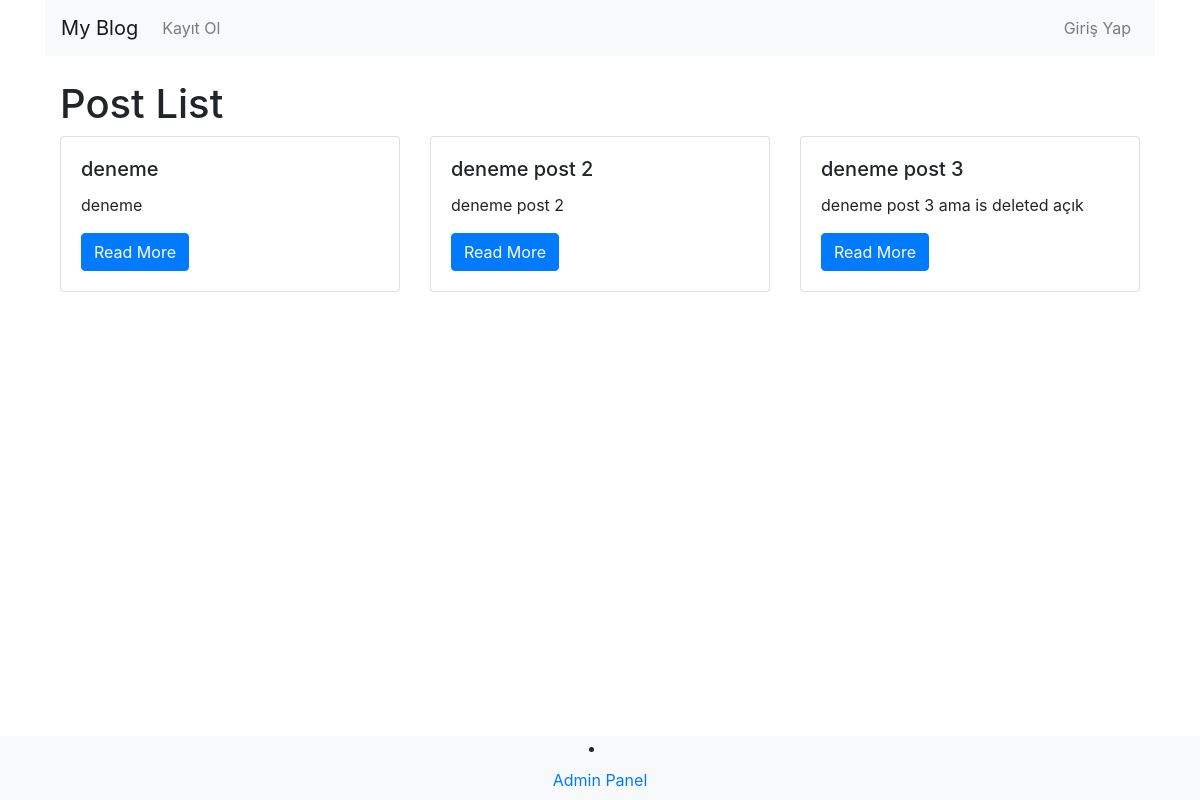
The app's page /, older data.
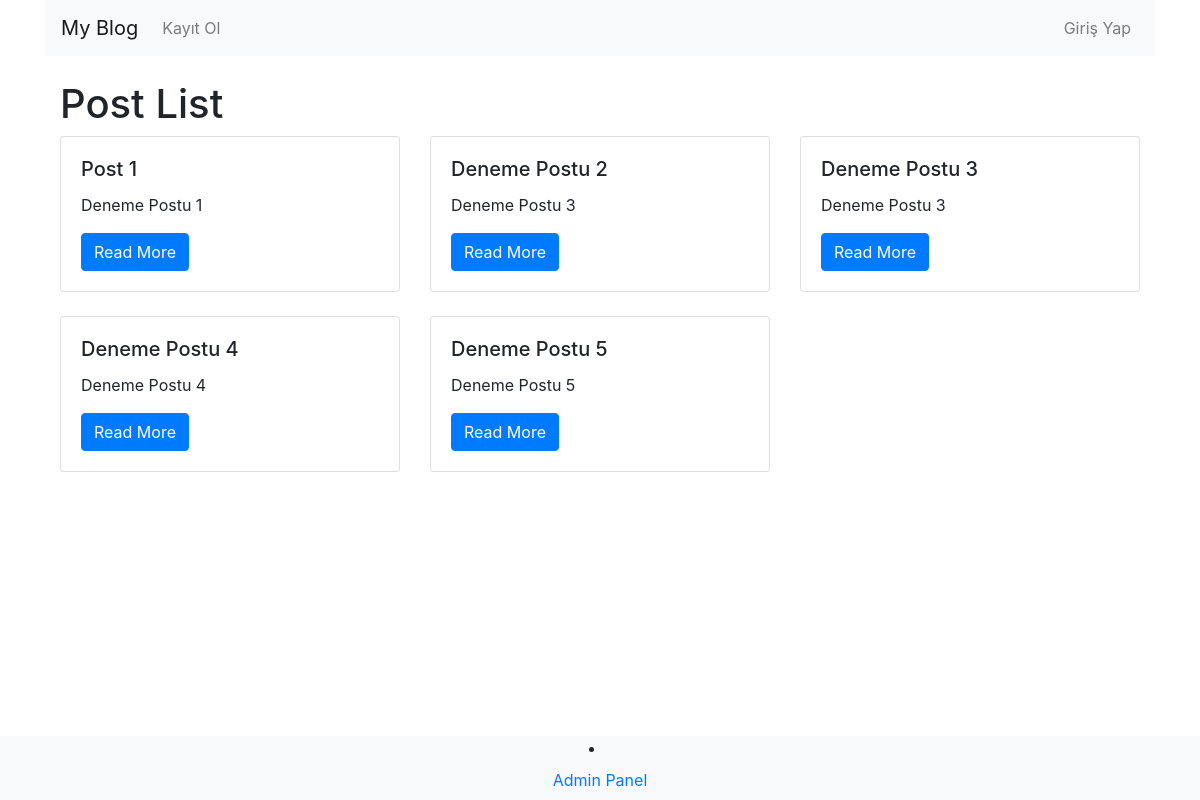
The same page, newer data.
### myapp/models.py (models this page shows, shortened)
class Post(models.Model):
    user = models.ForeignKey(User, on_delete=models.CASCADE)
    title = models.CharField(max_length=200)
    description = models.TextField()
    image = models.ImageField(upload_to='posts/', blank=True, null=True)
    is_deleted = models.BooleanField(default=False)
    user = models.ForeignKey(User, on_delete=models.CASCADE, null=True)
    class Meta:
        app_label = 'myapp'

### myapp/views.py (the view)
# urls.py: path('', views.post_list, name='post_list'),
def post_list(request):
    if request.user.is_authenticated:
        posts = Post.objects.filter(is_deleted=False, user=request.user)
    else:
        posts = Post.objects.filter(is_deleted=False)
    return render(request, 'myapp/post_list.html', {'posts': posts})

### myapp/templates/myapp/post_list.html (shortened to what this page needs)
{% extends 'base.html' %}
{% block content %}
    <h1>Post List</h1>
    <div class="row">
        {% for post in posts %}
            <div class="col-md-4 mb-4">
                <div class="card">
                    <div class="card-body">
                        <h5 class="card-title">{{ post.title }}</h5>
                        <p class="card-text">{{ post.description }}</p>
                        <a href="{% url 'post_detail' post.id %}" class="btn btn-primary">Read More</a>
                    </div>
                </div>
            </div>
        {% endfor %}
    </div>
{% endblock %}

### myapp/templates/base.html (shortened to what this page needs)
<!DOCTYPE html>
<html>
<head>
    <link rel="stylesheet" href="https://maxcdn.bootstrapcdn.com/bootstrap/4.5.2/css/bootstrap.min.css">
</head>
<body>
    <div class="container">
        <nav class="navbar navbar-expand-lg navbar-light bg-light">
            <a class="navbar-brand" href="/">My Blog</a>
        <div class="collapse navbar-collapse" id="navbarSupportedContent">
            <div class="collapse navbar-collapse" id="navbarNav">
                <ul class="navbar-nav mr-auto">
                    {% if user.is_authenticated %}
                        <li class="nav-item">
                            <a class="nav-link btn btn-outline-primary" href="{% url 'post_create' %}">Yeni Post Ekle</a>
                        </li>
                    {% else %}
                        <li class="nav-item">
                            <a class="nav-link" href="{% url 'kayit' %}">Kayıt Ol</a>
                        </li>
                    {% endif %}
                </ul>
                <ul class="navbar-nav ml-auto">
                    {% if user.is_authenticated %}
                        <li class="nav-item">
                            <a class="nav-link btn btn-danger" href="{% url 'cikis' %}">Çıkış Yap</a>
                        </li>
                    {% else %}
                        <li class="nav-item">
                            <a class="nav-link" href="{% url 'giris' %}">Giriş Yap</a>
                        </li>
                    {% endif %}
                </ul>
            </div>
        </nav>
        <div class="container mt-4">
            {% block content %}{% endblock %}
        </div>
    </div>
    <footer class="fixed-bottom bg-light text-center">
        <li class="nav-item">
            <a class="nav-link" href="/admin/">Admin Panel</a>
        </li>
    </footer>
</body>
</html>

Row changes from the older to the newer data that the page shows:
changed Post: title "deneme" → "Post 1"; description "deneme" → "Deneme Postu 1"
changed Post: title "deneme post 2" → "Deneme Postu 2"; description "deneme post 2" → "Deneme Postu 3"
changed Post (number 3 of 5 on the later page): title "deneme post 3" → "Deneme Postu 3"; description "deneme post 3 ama is deleted açık" → "Deneme Postu 3"
added Post: title "Deneme Postu 4", description "Deneme Postu 4"
added Post: title "Deneme Postu 5", description "Deneme Postu 5"
